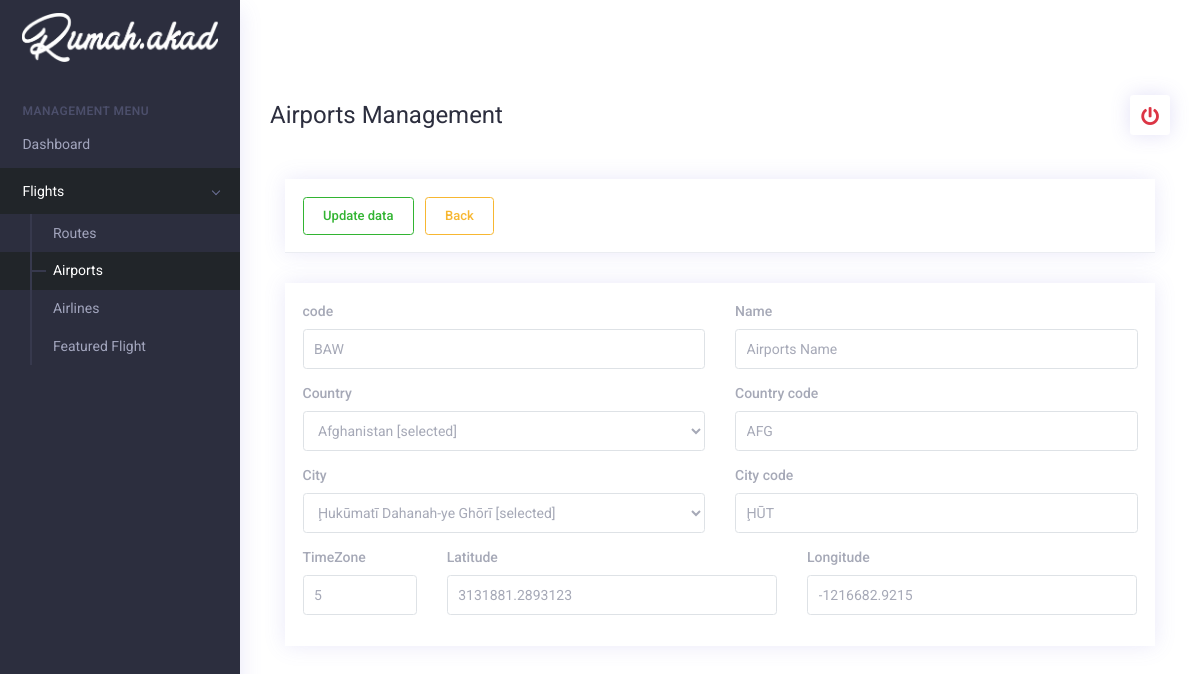
Page /airports?action=airports&edit=a2aa218a3191b94 on the committed database.
### tables this page shows
CREATE TABLE `airports` (
  `id_airports` varchar(15) NOT NULL,
  `airports` varchar(75) NOT NULL,
  `code` varchar(3) NOT NULL,
  `citycode` varchar(3) NOT NULL,
  `cityname` varchar(25) NOT NULL,
  `countryname` varchar(25) NOT NULL,
  `countrycode` varchar(3) NOT NULL,
  `timezone` char(2) NOT NULL,
  `lat` char(15) NOT NULL,
  `lon` char(15) NOT NULL,
  `create_at` datetime NOT NULL DEFAULT current_timestamp()
);

### application/controllers/Main.php (called while the page is built, shortened)
<?php
class Main extends CI_Controller
{
	function index()
	{
		if (isset($_GET['action'])) {
			switch ($_GET['action']) {
				case 'airports':
					if (isset($_GET['edit'])) {
						$where = array(
							'id_airports' => $_GET['edit']
						);
						$get_air =  $this->model->show_data('airports', $where);
						if ($get_air->num_rows() > 0) {
							$data = array(
								'title' => 'Airports Management',
								'data' => $get_air,
							);
							$this->load->view('form/airports', $data);
						}
					} else {
						$data = array(
							'title' => 'Airports Management',
						);
						$this->load->view('form/airports', $data);
					}
					break;
			}
		}
	}
}

### index.php (called while the page is built, shortened)
<?php
require_once BASEPATH.'core/CodeIgniter.php';

### application/models/Model.php (called while the page is built, shortened)
<?php
class Model extends CI_Model
{
	public function show_data($table, $where = null, $field = null, $order = null, $limit = null)
	{
		if ($where) {
			$this->db->where($where);
		}
		return $this->db->get($table);
	}
}

### application/views/form/airports.php (the view, shortened to what this page needs)
<body data-name="airlines">
	<div class="app">
		<div class="app-wrap">
			<div class="app-container">
				<div class="app-main" id="main">
					<div class="container-fluid">
						<div class="row">
							<div class="col-md-12 mb-30">
								<div class="d-block d-lg-flex d-flex flex-nowrap align-items-center mb-3">
									<div class="page-title mr-2 pr-2 ">
										<h1>
											<?= $title ?>
										</h1>
									</div>
									<div class="ml-auto d-flex align-items-center secondary-menu text-center">
										<a href="javascript:void(0);" class="tooltip-wrapper" data-toggle="tooltip" data-placement="top" title="" data-original-title="Log out">
											<i class="fa fa-power-off btn btn-icon text-danger"></i>
										</a>
									</div>
								</div>
							</div>
							<?php
							if (isset($_GET['edit'])) {
								foreach ($data->result() as $ds) {
							?>
									<form action="post?action=airports&update=true&id=<?= $_GET['edit'] ?>" method="POST" class="col-md-12">
										<div class="col-md-12 mb-3">
											<div class="card">
												<div class="card-header">
													<div class="d-block d-lg-flex flex-nowrap align-items-center">
														<div class="page-title mr-4">
															<input type="submit" class="btn-add btn btn-outline-success mr-2" name="save" value="Update data" />
															<a href="airlines" class="btn-add btn btn-outline-warning">
																Back
															</a>
														</div>
													</div>
												</div>
											</div>
										</div>
										<div class="col-md-12 select-wrapper">
											<div class="card">
												<div class="card-body">
													<div class="row">
														<div class="col-md-6">
															<div class="form-group">
																<label>code</label>
																<input type="text" maxlength="3" required value="<?= $ds->code ?>" name="code" id="code" class="form-control" />
															</div>
														</div>
														<div class="col-md-6">
															<div class="form-group">
																<label>Name</label>
																<input type="text" required name="airports" value="<?= $ds->airports ?>" id="airports" class="form-control" />
															</div>
														</div>
														<div class="col-md-6 selects-contant">
															<div class="form-group">
																<label>Country</label>
																<select data-country="country-code" class="select-country-air js-basic-single form-control" name="countryname" id="country">
																	<option value="<?= $ds->countryname ?>" selected><?= $ds->countryname . ' [selected]' ?></option>
																</select>
															</div>
														</div>
														<div class="col-md-6">
															<div class="form-group">
																<label>Country code</label>
																<input style="background: transparent;" type="text" readonly maxlength="3" required name="countrycode" value="<?= $ds->countrycode ?>" id="country-code" class="form-control" />
															</div>
														</div>
														<div class="col-md-6 selects-contant">
															<div class="form-group">
																<label>City <span id="loading" style="color: red;display: none">Please wait ...</span></label>
																<select class="select-city js-basic-single form-control" name="cityname" id="city-">
																	<option value="<?= $ds->cityname ?>" selected><?= $ds->cityname . ' [selected]' ?></option>
																</select>
															</div>
														</div>
														<div class="col-md-6">
															<div class="form-group">
																<label>City code </label>
																<input style="background: transparent;" type="text" readonly maxlength="3" required name="citycode" value="<?= $ds->citycode ?>" id="city-code" class="form-control" />
															</div>
														</div>
														<div class="col-md-2">
															<div class="form-group">
																<label>TimeZone</label>
																<input type="number" maxlength="3" required name="timezone" id="timezone" class="form-control" value="<?= $ds->timezone ?>" />
															</div>
														</div>
														<div class="col-md-5">
															<div class="form-group">
																<label>Latitude </label>
																<input type="text" value="<?= $ds->lat ?>" required name="lat" id="lat" class="form-control" />
															</div>
														</div>
														<div class="col-md-5">
															<div class="form-group">
																<label>Longitude </label>
																<input type="text" value="<?= $ds->lon ?>" required name="lon" id="lon" class="form-control" />
															</div>
														</div>
													</div>
												</div>
											</div>
										</div>
									</form>
								<?php
								}
							}
							?>
						</div>
					</div>
				</div>
			</div>
		</div>
	</div>

### assets/css/custom.css (style rules this page uses)
body { background: #fff; }
.page-title h1 { font-weight: 400; }
.container-fluid { max-width: 1400px; margin: 0 auto; background-color: #ffffff; padding-right: 30px; min-height: 100vh; width: 100%; z-index: 5; float: unset; }

### rows in the picture
airports: code "BAW", airports "Airports Name", countryname "Afghanistan [selected]", countrycode "AFG", cityname "Ḩukūmatī Dahanah-ye Ghōrī [selected]", citycode "ḨŪT", timezone "5", lat "3131881.2893123", lon "-1216682.9215"

### other values in the picture
$title "Airports Management"
